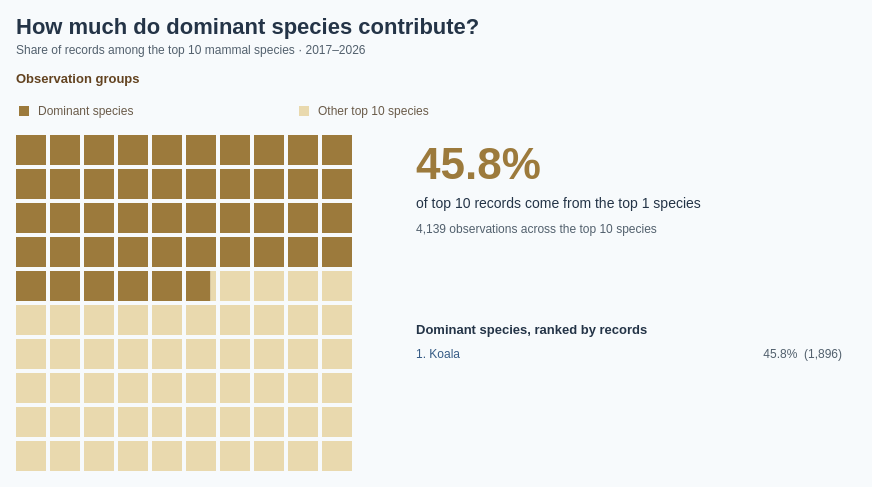

Describe this chart as a Vega-Lite specification.
### Vega specification from a JSON file in a GitHub repository (floating-point values rounded to 4 significant figures; data arrays with more than 128 entries replaced by an {"elided": "..."} marker saying what was removed)
{"$schema": "https://vega.github.io/schema/vega/v5.json", "description": "Share of observation records among the top 10 mammal species, comparing dominant species with the remaining species in that top 10. Dominant means the top N species by observation count (default top 1; selectable 1, 3, 5, 10), with scientific name ascending breaking ties. The waffle denominator includes only the top 10 species ranked by observation count. Rankings use 2017–2026 observation dates and all coordinates from Dataset/observations-794195.csv: 6,015 species-level records across 146 species. Subspecies are combined with parent species using the first two scientific-name components; genus-only records are excluded. Embedded aggregates match Lollipop.vg.json. The 10 by 10 grid contains 100 squares, each representing 1% of records; a split boundary square preserves the exact share without rounding to whole squares. Grid reads left to right, top to bottom. Counts reflect recording activity, not abundance. Individual species labels use the shared BumpChart palette. Tile colours encode dominant versus other records rather than individual species. Uses the 10 most recent available observation years (2017–2026), including partial 2026.", "width": 840, "height": {"signal": "max(340, 227 + max(0, length(data('topSpecies')) - 1) * 19)"}, "padding": 16, "background": "#f7fafc", "title": {"text": "How much do dominant species contribute?", "subtitle": ["Share of records among the top 10 mammal species · 2017–2026"], "anchor": "start", "font": "Arial", "fontSize": 22, "color": "#243447", "subtitleFontSize": 12, "subtitleColor": "#52606d", "offset": 16, "subtitlePadding": 6, "subtitleLineHeight": 16}, "signals": [{"name": "topN", "value": 1, "bind": {"input": "select", "options": [1, 3, 5, 10], "labels": ["Top 1 species", "Top 3 species", "Top 5 species", "Top 10 species"], "name": "Dominant species: "}}, {"name": "hoveredGroup", "value": null, "on": [{"events": "@dominantTiles:mouseover, @otherTiles:mouseover", "update": "event.item.mark.name === 'dominantTiles' ? 'Dominant species' : 'Other top 10 species'"}, {"events": "@legendSymbols:mouseover, @legendLabels:mouseover", "update": "datum.group"}, {"events": "@dominantTiles:mouseout, @otherTiles:mouseout, @legendSymbols:mouseout, @legendLabels:mouseout", "update": "null"}]}, {"name": "totals", "update": "data('summary')[0]"}, {"name": "dominantShare", "update": "totals.dominant / totals.total"}, {"name": "cutoff", "update": "dominantShare * 100"}, {"name": "legendColumnWidth", "value": 280}, {"name": "legendSymbolSize", "value": 100}], "data": [{"name": "speciesCounts", "values": {"elided": "146 records"}, "transform": [{"type": "window", "sort": {"field": ["count", "scientific_name"], "order": ["descending", "ascending"]}, "ops": ["row_number"], "as": ["rank"]}, {"type": "formula", "expr": "datum.rank <= topN ? datum.count : 0", "as": "dominantCount"}]}, {"name": "summary", "source": "speciesCounts", "transform": [{"type": "filter", "expr": "datum.rank <= 10"}, {"type": "aggregate", "fields": ["count", "dominantCount", "scientific_name"], "ops": ["sum", "sum", "count"], "as": ["total", "dominant", "speciesCount"]}]}, {"name": "topSpecies", "source": "speciesCounts", "transform": [{"type": "filter", "expr": "datum.rank <= topN"}, {"type": "collect", "sort": {"field": "rank", "order": "ascending"}}]}, {"name": "groups", "values": [{"group": "Dominant species", "order": 0}, {"group": "Other top 10 species", "order": 1}], "transform": [{"type": "formula", "expr": "datum.order === 0 ? totals.dominant : totals.total - totals.dominant", "as": "count"}, {"type": "formula", "expr": "datum.count / totals.total", "as": "share"}, {"type": "formula", "expr": "datum.order === 0 ? topN : totals.speciesCount - topN", "as": "speciesCount"}]}, {"name": "cells", "transform": [{"type": "sequence", "start": 0, "stop": 100, "as": "index"}, {"type": "formula", "expr": "clamp(cutoff - datum.index, 0, 1)", "as": "fraction"}]}, {"name": "dominantCells", "source": "cells", "transform": [{"type": "filter", "expr": "datum.fraction > 0"}]}, {"name": "otherCells", "source": "cells", "transform": [{"type": "filter", "expr": "datum.fraction < 1"}]}], "scales": [{"name": "color", "type": "ordinal", "domain": ["Dominant species", "Other top 10 species"], "range": ["#9C7A3C", "#E9D9AE"]}, {"name": "speciesColor", "type": "ordinal", "domain": ["Koala", "Platypus", "Grey-headed Flying-fox", "Greater Glider", "Spotted-tailed Quoll", "European Rabbit", "Quokka", "Tasmanian Devil", "Eastern Barred Bandicoot", "Numbat", "Australian Sea Lion", "Eastern Quoll"], "range": ["#365B85", "#B65C30", "#2A8576", "#885BA6", "#AD4770", "#86701D", "#397FAD", "#6D6B70", "#C17A24", "#5146A0", "#6f3c91", "#bab0ab"], "unknown": "#52606d"}], "marks": [{"name": "otherTiles", "type": "rect", "from": {"data": "otherCells"}, "encode": {"update": {"x": {"signal": "datum.index % 10 * 34 + datum.fraction * 30"}, "y": {"signal": "(45 + floor(datum.index / 10) * 34) - 45"}, "width": {"signal": "30 * (1 - datum.fraction)"}, "height": {"value": 30}, "fill": {"value": "#E9D9AE"}, "fillOpacity": {"signal": "hoveredGroup == null || hoveredGroup === 'Other top 10 species' ? 1 : 0.25"}, "tooltip": {"signal": "{'Group': 'Other top 10 species', 'Species': totals.speciesCount - topN, 'Observations': format((totals.total - totals.dominant), ',d'), 'Share of top 10 records': format((1 - dominantShare), '.2%'), 'Total records': format(totals.total, ',d')}"}, "description": {"signal": "'Other top 10 species: ' + format((1 - dominantShare), '.2%') + ' of records'"}}}}, {"name": "dominantTiles", "type": "rect", "from": {"data": "dominantCells"}, "encode": {"update": {"x": {"signal": "datum.index % 10 * 34"}, "y": {"signal": "(45 + floor(datum.index / 10) * 34) - 45"}, "width": {"signal": "30 * datum.fraction"}, "height": {"value": 30}, "fill": {"value": "#9C7A3C"}, "fillOpacity": {"signal": "hoveredGroup == null || hoveredGroup === 'Dominant species' ? 1 : 0.25"}, "tooltip": {"signal": "{'Group': 'Dominant species', 'Species': topN, 'Observations': format(totals.dominant, ',d'), 'Share of top 10 records': format(dominantShare, '.2%'), 'Total records': format(totals.total, ',d')}"}, "description": {"signal": "'Dominant species: ' + format(dominantShare, '.2%') + ' of records'"}}}}, {"name": "headline", "type": "text", "interactive": false, "encode": {"update": {"x": {"value": 400}, "y": {"value": 44}, "text": {"signal": "format(dominantShare, '.1%')"}, "fontSize": {"value": 44}, "fill": {"value": "#9C7A3C"}, "fontWeight": {"value": "bold"}}}}, {"name": "headlineCaption", "type": "text", "interactive": false, "encode": {"update": {"x": {"value": 400}, "y": {"value": 73}, "text": {"signal": "'of top 10 records come from the top ' + topN + ' species'"}, "fontSize": {"value": 14}, "fill": {"value": "#243447"}, "fontWeight": {"value": "normal"}}}}, {"name": "totalCaption", "type": "text", "interactive": false, "encode": {"update": {"x": {"value": 400}, "y": {"value": 98}, "text": {"signal": "format(totals.total, ',d') + ' observations across the top ' + totals.speciesCount + ' species'"}, "fontSize": {"value": 12}, "fill": {"value": "#52606d"}, "fontWeight": {"value": "normal"}}}}, {"name": "legendSymbols", "type": "symbol", "from": {"data": "groups"}, "encode": {"update": {"x": {"signal": "8 + datum.order * legendColumnWidth"}, "y": {"value": -24}, "shape": {"value": "square"}, "size": {"signal": "legendSymbolSize"}, "fill": {"scale": "color", "field": "group"}, "opacity": {"signal": "hoveredGroup == null || hoveredGroup === datum.group ? 1 : 0.25"}, "tooltip": {"signal": "{'Group': datum.group, 'Species': datum.speciesCount, 'Observations': format(datum.count, ',d'), 'Share of top 10 records': format(datum.share, '.2%')}"}}}}, {"name": "legendLabels", "type": "text", "interactive": true, "encode": {"update": {"x": {"signal": "22 + datum.order * legendColumnWidth"}, "y": {"value": -24}, "text": {"field": "group"}, "fontSize": {"value": 12}, "fill": {"value": "#6a5b49"}, "fontWeight": {"value": "normal"}, "tooltip": {"signal": "{'Group': datum.group, 'Species': datum.speciesCount, 'Observations': format(datum.count, ',d'), 'Share of top 10 records': format(datum.share, '.2%')}"}, "baseline": {"value": "middle"}, "font": {"value": "Arial"}}}, "from": {"data": "groups"}}, {"name": "listHeading", "type": "text", "interactive": false, "encode": {"update": {"x": {"value": 400}, "y": {"value": 199}, "text": {"signal": "'Dominant species, ranked by records'"}, "fontSize": {"value": 13}, "fill": {"value": "#243447"}, "fontWeight": {"value": "bold"}}}}, {"name": "speciesLabels", "type": "text", "interactive": false, "encode": {"update": {"x": {"value": 400}, "y": {"signal": "(253 + (datum.rank - 1) * 19) - 30"}, "text": {"signal": "datum.rank + '. ' + datum.species"}, "fontSize": {"value": 12}, "fill": {"scale": "speciesColor", "field": "species"}, "fontWeight": {"value": "normal"}, "limit": {"value": 290}}}, "from": {"data": "topSpecies"}}, {"name": "speciesShares", "type": "text", "interactive": false, "encode": {"update": {"x": {"value": 826}, "y": {"signal": "(253 + (datum.rank - 1) * 19) - 30"}, "text": {"signal": "format(datum.count / totals.total, '.1%') + '  (' + format(datum.count, ',d') + ')'"}, "fontSize": {"value": 12}, "fill": {"value": "#52606d"}, "fontWeight": {"value": "normal"}, "align": {"value": "right"}}}, "from": {"data": "topSpecies"}}, {"name": "legendTitle", "type": "text", "interactive": false, "encode": {"update": {"x": {"value": 0}, "y": {"value": -52}, "text": {"value": "Observation groups"}, "font": {"value": "Arial"}, "fontSize": {"value": 13}, "fontWeight": {"value": "bold"}, "fill": {"value": "#634320"}}}}], "config": {"font": "Arial", "legend": {"labelFont": "Arial", "titleFont": "Arial", "labelFontSize": 12, "titleFontSize": 13, "titleFontWeight": "bold", "labelColor": "#6a5b49", "titleColor": "#634320", "symbolType": "square", "symbolSize": 100, "rowPadding": 8, "columnPadding": 24, "labelOffset": 8}}, "usermeta": {"observationWindow": {"source": "Dataset/observations-794195.csv", "dateField": "observed_on", "years": [2017, 2018, 2019, 2020, 2021, 2022, 2023, 2024, 2025, 2026], "yearCount": 10, "includesPartialLatestYear": true}}}
